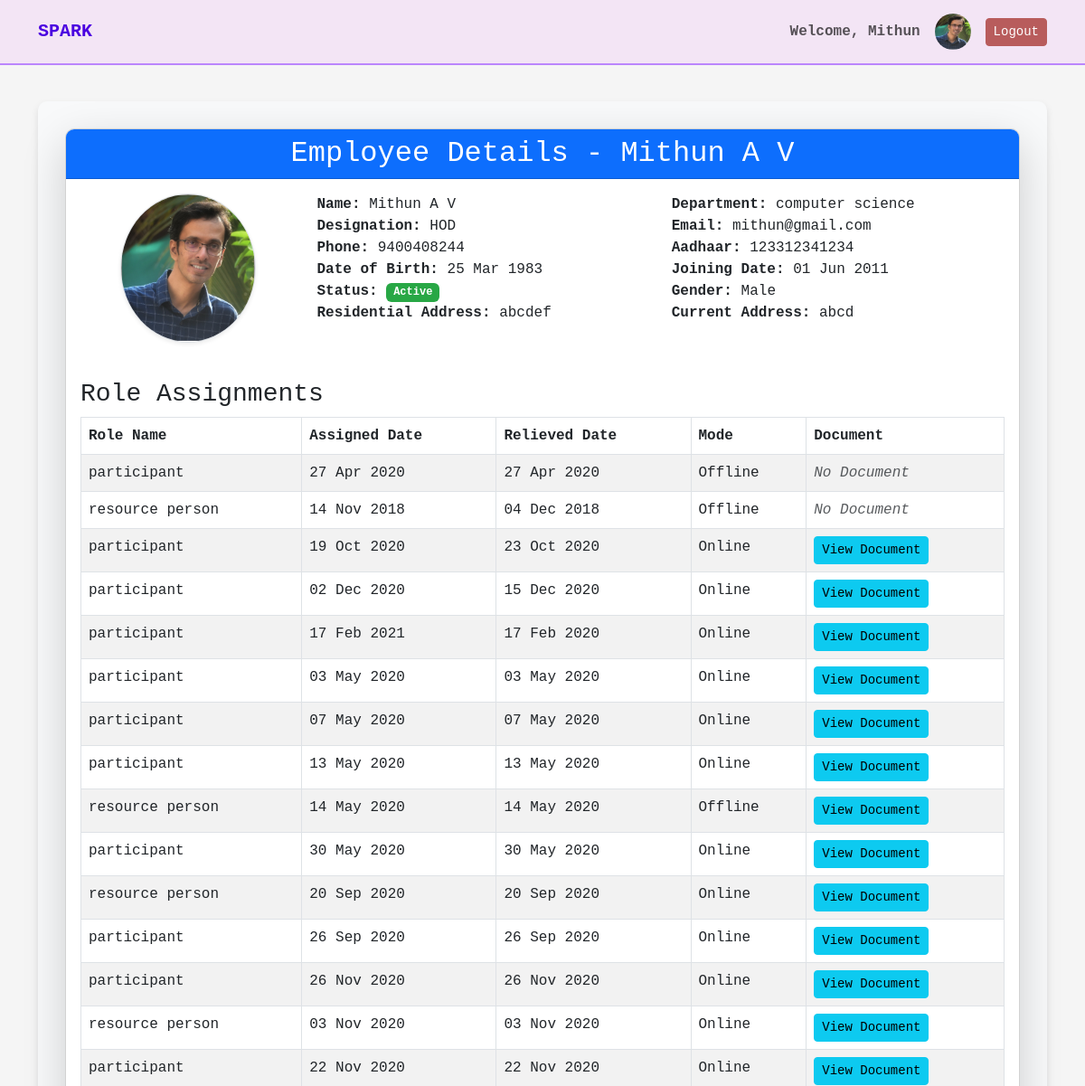
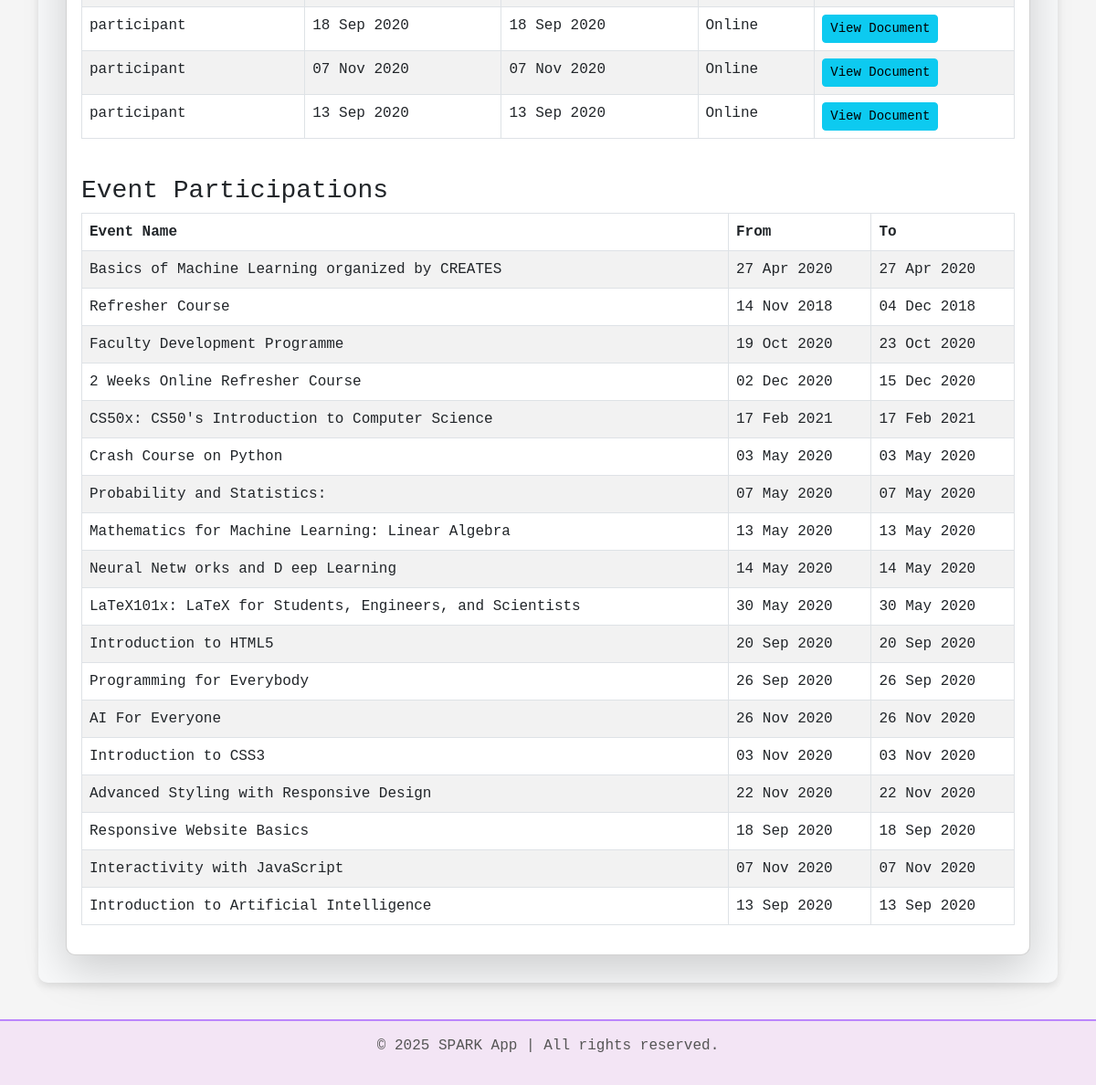
The page /teacher-details/3/ (signed in) on the database its author committed (2 pictures, top to bottom).
### sparkapp/models.py (models this page shows, shortened)
class Employee(models.Model):
    user = models.OneToOneField(User, on_delete=models.CASCADE)
    emp_name = models.CharField(max_length=200)
    profile_pic = models.ImageField(upload_to='profile_pics/', null=True, blank=True)
    email_id = models.EmailField(unique=True)
    phone_validator = RegexValidator(regex=r'^\+?1?\d{9,15}$')
    phn_no = models.CharField(max_length=15, validators=[phone_validator])  # Phone number
    adhar_no = models.CharField(max_length=12, unique=True,null=True, blank=True)
    dept_id = models.ForeignKey(Department, on_delete=models.CASCADE)
    gender = models.CharField(max_length=10, choices=[('Male', 'Male'), ('Female', 'Female'), ('Other', 'Other')])
    DOB = models.DateField(null=True, blank=True)  # ✅ Now optional
    date_of_joining = models.DateField(null=True,blank=True)
    current_address = models.TextField(null=True,blank=True)
    residential_address = models.TextField(null=True,blank=True)
    status = models.CharField(max_length=50, choices=[('Active', 'Active'), ('Inactive', 'Inactive')],blank=True)
    designation_id = models.ForeignKey(Designation, on_delete=models.CASCADE,null=True,blank=True)

class Department(models.Model):
    dept_id = models.AutoField(primary_key=True)
    dept_name = models.CharField(max_length=100)

class Designation(models.Model):
    designation_id = models.AutoField(primary_key=True)
    designation_name = models.CharField(max_length=100)

class EmployeeRoleAssignment(models.Model):
    MODE_CHOICES = [
        ('online', 'Online'),
        ('offline', 'Offline'),
    ]
    emp_id = models.ForeignKey(Employee, on_delete=models.CASCADE)
    role_id = models.ForeignKey(Role, on_delete=models.CASCADE)
    assigned_date = models.DateField()
    relieved_date = models.DateField(null=True, blank=True)
    document = models.FileField(upload_to="role_documents/", null=True, blank=True)
    mode = models.CharField(max_length=10, choices=MODE_CHOICES, null=True, blank=True)

class Role(models.Model):
    role_id = models.AutoField(primary_key=True)
    role_name = models.CharField(max_length=100)
    role_description = models.TextField()

class EventParticipation(models.Model):
    emp_id = models.ForeignKey('Employee', on_delete=models.CASCADE)
    event_id = models.ForeignKey('Event', on_delete=models.CASCADE)
    doc_link = models.FileField(upload_to='participation_docs/', null=True, blank=True)
    role = models.CharField(max_length=100)
    MODE_CHOICES = [
        ('Online', 'Online'),
        ('Offline', 'Offline'),
    ]
    mode = models.CharField(max_length=10, choices=MODE_CHOICES, default='online', null=True, blank=True)

class Event(models.Model):
    id = models.AutoField(primary_key=True)
    title = models.CharField(max_length=200)
    type_id = models.ForeignKey(EventType, on_delete=models.CASCADE)
    from_date = models.DateTimeField()  # Using DateTimeField instead of DateField to allow time as well
    to_date = models.DateTimeField()    # Same as above
    venue = models.ForeignKey(Venue, on_delete=models.CASCADE)

### sparkapp/views.py (the view)
# urls.py: path('teacher-details/<int:user_id>/', views.teacher_details, name='teacher_details'),
def teacher_details(request, user_id):
    employee = get_object_or_404(Employee, user__id=user_id)
    event_participations = EventParticipation.objects.filter(emp_id=employee).select_related('event_id')
    role_assignments = EmployeeRoleAssignment.objects.filter(emp_id=employee).select_related('role_id')
    return render(request, 'teacher_details.html', {
        'employee': employee,
        'event_participations': event_participations,
        'role_assignments': role_assignments
    })

### sparkapp/context_processors.py (called while the page is built)
def is_teacher(request):
    return {'is_teacher': request.user.groups.filter(name='Teacher').exists()}

def is_admin(request):
    return {'is_admin': request.user.groups.filter(name='Admin').exists()}

def is_principal(request):
    return {'is_principal': request.user.groups.filter(name='Principal').exists()}

### sparkapp/templates/teacher_details.html (shortened to what this page needs)
{% extends 'base.html' %}
{% block content %}
    <div class="card shadow-lg">
        <div class="card-header bg-primary text-white text-center">
            <h2 class="mb-0">Employee Details - {{ employee.emp_name }}</h2>
        </div>
        <div class="card-body">
            <div class="row">
                <div class="col-md-3 text-center">
                    {% if employee.profile_pic %}
                        <a href="{{ employee.profile_pic.url }}" target="_blank">
                            <img src="{{ employee.profile_pic.url }}"
                                 class="img-fluid rounded-circle border shadow-sm mb-3"
                                 width="150"
                                 alt="Profile Picture">
                        </a>
                    {% else %}
                        <img src="/media/profile_pics/default.webp"
                             class="img-fluid rounded-circle border shadow-sm mb-3"
                             width="150"
                             alt="Default Profile Picture">
                    {% endif %}
                </div>
                <div class="col-md-9">
                    <div class="row">
                        <div class="col-md-6"><strong>Name:</strong> {{ employee.emp_name }}</div>
                        <div class="col-md-6"><strong>Department:</strong> {{ employee.dept_id.dept_name }}</div>
                        <div class="col-md-6"><strong>Designation:</strong> {{ employee.designation_id.designation_name|default:"Not Assigned" }}</div>
                        <div class="col-md-6"><strong>Email:</strong> {{ employee.email_id }}</div>
                        <div class="col-md-6"><strong>Phone:</strong> {{ employee.phn_no }}</div>
                        <div class="col-md-6"><strong>Aadhaar:</strong> {{ employee.adhar_no|default:"N/A" }}</div>
                        <div class="col-md-6"><strong>Date of Birth:</strong> {{ employee.DOB|date:"d M Y" }}</div>
                        <div class="col-md-6"><strong>Joining Date:</strong> {{ employee.date_of_joining|date:"d M Y" }}</div>
                        <div class="col-md-6">
                            <strong>Status:</strong>
                            <span class="badge {% if employee.status == 'Active' %}bg-success{% else %}bg-danger{% endif %}">
                                {{ employee.status }}
                            </span>
                        </div>
                        <div class="col-md-6"><strong>Gender:</strong> {{ employee.gender }}</div>
                        <div class="col-md-6"><strong>Residential Address:</strong> {{ employee.residential_address }}</div>
                        <div class="col-md-6"><strong>Current Address:</strong> {{ employee.current_address }}</div>
                    </div>
                </div>
            </div>
            <h3 class="mt-4">Role Assignments</h3>
            {% if role_assignments %}
                <div class="table-responsive">
                    <table class="table table-bordered table-striped table-hover">
                        <thead class="thead-dark">
                            <tr>
                                <th>Role Name</th>
                                <th>Assigned Date</th>
                                <th>Relieved Date</th>
                                <th>Mode</th>
                                <th>Document</th>
                            </tr>
                        </thead>
                        <tbody>
                            {% for role_assignment in role_assignments %}
                                <tr>
                                    <td>{{ role_assignment.role_id.role_name }}</td>
                                    <td>{{ role_assignment.assigned_date|date:"d M Y" }}</td>
                                    <td>{{ role_assignment.relieved_date|date:"d M Y"|default:"Ongoing" }}</td>
                                    <td>{{ role_assignment.get_mode_display|default:"N/A" }}</td>
                                    <td>
                                        {% if role_assignment.document %}
                                            <a href="{{ role_assignment.document.url }}" target="_blank" class="btn btn-sm btn-info">
                                                View Document
                                            </a>
                                        {% else %}
                                            <span class="text-muted">No Document</span>
                                        {% endif %}
                                    </td>
                                </tr>
                            {% endfor %}
                        </tbody>
                    </table>
                </div>
            {% else %}
                <p class="text-muted text-center">No roles assigned yet.</p>
            {% endif %}
            <h3 class="mt-4">Event Participations</h3>
            {% if event_participations %}
                <div class="table-responsive">
                    <table class="table table-bordered table-striped table-hover">
                        <thead class="thead-dark">
                            <tr>
                                <th>Event Name</th>
                                <th>From</th>
                                <th>To</th>
                            </tr>
                        </thead>
                        <tbody>
                            {% for participation in event_participations %}
                                <tr>
                                    <td>{{ participation.event_id.title }}</td>
                                    <td>{{ participation.event_id.from_date|date:"d M Y" }}</td>
                                    <td>{{ participation.event_id.to_date|date:"d M Y" }}</td>
                                </tr>
                            {% endfor %}
                        </tbody>
                    </table>
                </div>
            {% else %}
                <p class="text-muted text-center">No events participated yet.</p>
            {% endif %}
        </div>
    </div>
</div>
{% endblock %}

### sparkapp/templates/base.html (shortened to what this page needs)
<!DOCTYPE html>
<html lang="en">
<head>
    <link href="https://cdn.jsdelivr.net/npm/bootstrap@5.3.0-alpha3/dist/css/bootstrap.min.css" rel="stylesheet">
</head>
<body>
    <nav class="navbar navbar-expand-lg">
        <div class="container">
            <a class="navbar-brand" href="{% url 'index' %}">SPARK</a>
            <div class="collapse navbar-collapse" id="navbarNav">
                <ul class="navbar-nav ms-auto align-items-center">
                    {% if user.is_authenticated %}
                        <li class="nav-item me-3">
                            <span class="navbar-text fw-bold">
                                Welcome, {{ user.username|title }}
                            </span>
                        </li>
                        <li class="nav-item me-3">
                            {% if user.employee.profile_pic %}
                                <img src="{{ user.employee.profile_pic.url }}" alt="Profile Picture" class="user-avatar" width="40" height="40" style="border-radius: 50%;">
                            {% else %}
                                <img src="/media/profile_pics/default.webp" alt="Default Profile Picture" class="user-avatar" width="40" height="40" style="border-radius: 50%;">
                            {% endif %}
                        </li>
                        <li class="nav-item">
                            <form method="post" action="{% url 'logout' %}">
                                <button class="btn btn-danger btn-sm" type="submit">Logout</button>
                            </form>
                        </li>
                    {% else %}
                        <li class="nav-item"><a class="nav-link" href="{% url 'login' %}">Login</a></li>
                    {% endif %}
                </ul>
            </div>
        </div>
    </nav>
    <div class="container main-content">
        <div class="content-card">
            {% block content %}{% endblock %}
        </div>
    <footer>
        <p>&copy; 2025 SPARK App | All rights reserved.</p>
    </footer>
</body>
</html>

### sparkapp/templates/teacher_details.html (style rules this page uses)
.bg-success { background-color: #28a745 !important; }
.card { border-radius: 10px; overflow: hidden; }
.card-header { font-weight: bold; }
.table { background-color: white; border-radius: 10px; }
.thead-dark { background-color: #343a40; color: white; }
.text-muted { font-style: italic; }

### rows shown on the page
Employee: emp_name "Mithun A V", profile_pic (picture), dept_id.dept_name "computer science", designation_id.designation_name "HOD", email_id "mithun@gmail.com", phn_no "9400408244", adhar_no "123312341234", DOB "25 Mar 1983", date_of_joining "01 Jun 2011", status "Active", gender "Male", residential_address "abcdef", current_address "abcd"
EmployeeRoleAssignment: role_id.role_name "participant", assigned_date "27 Apr 2020", relieved_date "27 Apr 2020", mode "Offline", document "No Document"
EmployeeRoleAssignment: role_id.role_name "resource person", assigned_date "14 Nov 2018", relieved_date "04 Dec 2018", mode "Offline", document "No Document"
EmployeeRoleAssignment: role_id.role_name "participant", assigned_date "19 Oct 2020", relieved_date "23 Oct 2020", mode "Online"
EmployeeRoleAssignment: role_id.role_name "participant", assigned_date "02 Dec 2020", relieved_date "15 Dec 2020", mode "Online"
EmployeeRoleAssignment: role_id.role_name "participant", assigned_date "17 Feb 2021", relieved_date "17 Feb 2020", mode "Online"
EmployeeRoleAssignment: role_id.role_name "participant", assigned_date "03 May 2020", relieved_date "03 May 2020", mode "Online"
EmployeeRoleAssignment: role_id.role_name "participant", assigned_date "07 May 2020", relieved_date "07 May 2020", mode "Online"
EmployeeRoleAssignment: role_id.role_name "participant", assigned_date "13 May 2020", relieved_date "13 May 2020", mode "Online"
EmployeeRoleAssignment: role_id.role_name "resource person", assigned_date "14 May 2020", relieved_date "14 May 2020", mode "Offline"
EmployeeRoleAssignment: role_id.role_name "participant", assigned_date "30 May 2020", relieved_date "30 May 2020", mode "Online"
EmployeeRoleAssignment: role_id.role_name "resource person", assigned_date "20 Sep 2020", relieved_date "20 Sep 2020", mode "Online"
EmployeeRoleAssignment: role_id.role_name "participant", assigned_date "26 Sep 2020", relieved_date "26 Sep 2020", mode "Online"
EmployeeRoleAssignment: role_id.role_name "participant", assigned_date "26 Nov 2020", relieved_date "26 Nov 2020", mode "Online"
EmployeeRoleAssignment: role_id.role_name "resource person", assigned_date "03 Nov 2020", relieved_date "03 Nov 2020", mode "Online"
EmployeeRoleAssignment: role_id.role_name "participant", assigned_date "22 Nov 2020", relieved_date "22 Nov 2020", mode "Online"
EmployeeRoleAssignment: role_id.role_name "participant", assigned_date "18 Sep 2020", relieved_date "18 Sep 2020", mode "Online"
EmployeeRoleAssignment: role_id.role_name "participant", assigned_date "07 Nov 2020", relieved_date "07 Nov 2020", mode "Online"
EmployeeRoleAssignment: role_id.role_name "participant", assigned_date "13 Sep 2020", relieved_date "13 Sep 2020", mode "Online"
EventParticipation: event_id "Basics of Machine Learning organized by CREATES", event_id.from_date "27 Apr 2020", event_id.to_date "27 Apr 2020"
EventParticipation: event_id "Refresher Course", event_id.from_date "14 Nov 2018", event_id.to_date "04 Dec 2018"
EventParticipation: event_id "Faculty Development Programme", event_id.from_date "19 Oct 2020", event_id.to_date "23 Oct 2020"
EventParticipation: event_id "2 Weeks Online Refresher Course", event_id.from_date "02 Dec 2020", event_id.to_date "15 Dec 2020"
EventParticipation: event_id "CS50x: CS50's Introduction to Computer Science", event_id.from_date "17 Feb 2021", event_id.to_date "17 Feb 2021"
EventParticipation: event_id "Crash Course on Python", event_id.from_date "03 May 2020", event_id.to_date "03 May 2020"
EventParticipation: event_id "Probability and Statistics:", event_id.from_date "07 May 2020", event_id.to_date "07 May 2020"
EventParticipation: event_id "Mathematics for Machine Learning: Linear Algebra", event_id.from_date "13 May 2020", event_id.to_date "13 May 2020"
EventParticipation: event_id "Neural Netw orks and D eep Learning", event_id.from_date "14 May 2020", event_id.to_date "14 May 2020"
EventParticipation: event_id "LaTeX101x: LaTeX for Students, Engineers, and Scientists", event_id.from_date "30 May 2020", event_id.to_date "30 May 2020"
EventParticipation: event_id "Introduction to HTML5", event_id.from_date "20 Sep 2020", event_id.to_date "20 Sep 2020"
EventParticipation: event_id "Programming for Everybody", event_id.from_date "26 Sep 2020", event_id.to_date "26 Sep 2020"
EventParticipation: event_id "AI For Everyone", event_id.from_date "26 Nov 2020", event_id.to_date "26 Nov 2020"
EventParticipation: event_id "Introduction to CSS3", event_id.from_date "03 Nov 2020", event_id.to_date "03 Nov 2020"
EventParticipation: event_id "Advanced Styling with Responsive Design", event_id.from_date "22 Nov 2020", event_id.to_date "22 Nov 2020"
EventParticipation: event_id "Responsive Website Basics", event_id.from_date "18 Sep 2020", event_id.to_date "18 Sep 2020"
EventParticipation: event_id "Interactivity with JavaScript", event_id.from_date "07 Nov 2020", event_id.to_date "07 Nov 2020"
EventParticipation: event_id "Introduction to Artificial Intelligence", event_id.from_date "13 Sep 2020", event_id.to_date "13 Sep 2020"

### other values the page prints
{{ user.username|title }} "Mithun"
